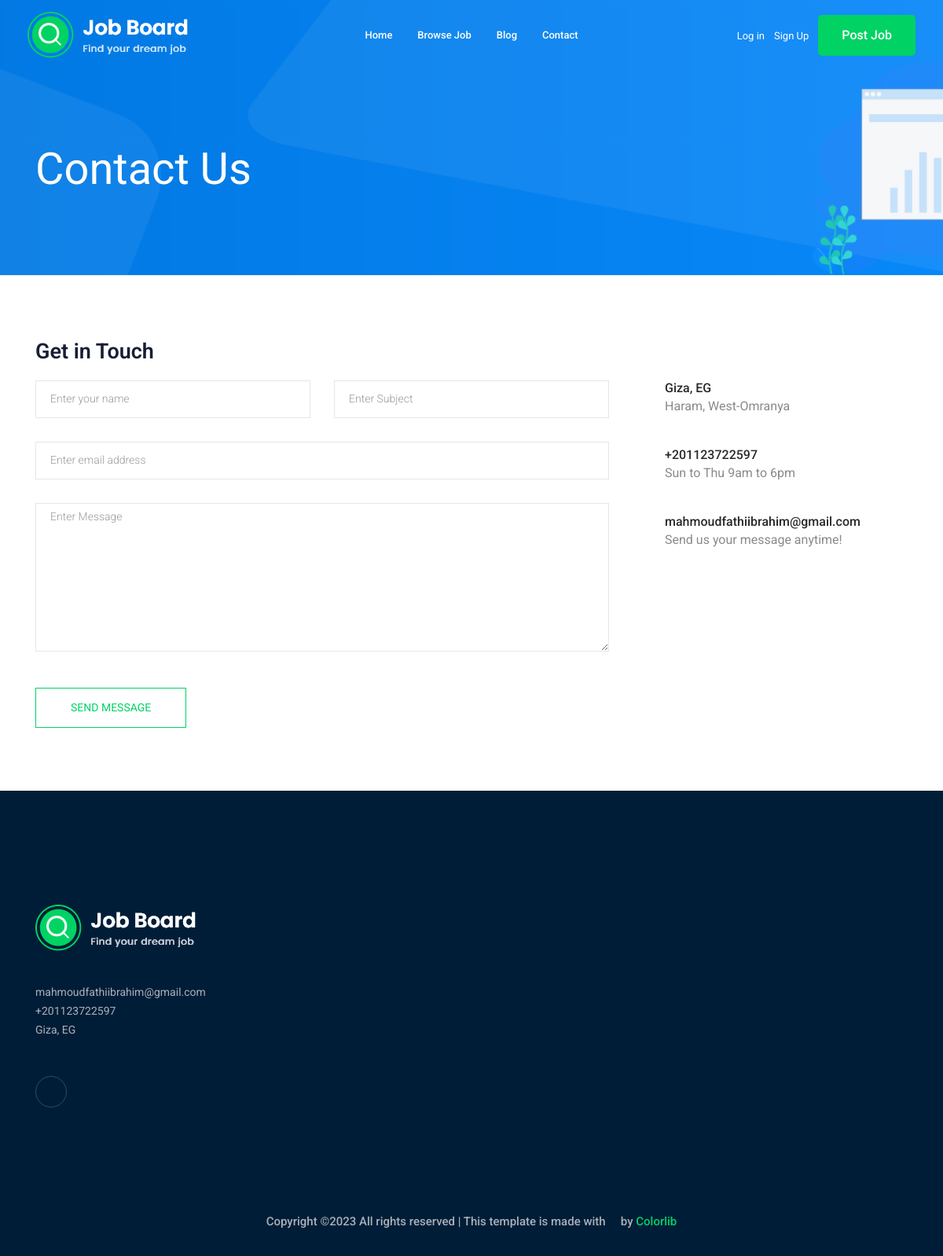
Page /contact/ on the committed database.
### contact/models.py (models this page shows, shortened)
class Info(models.Model):
    place = models.CharField(max_length=50)
    phone_number = PhoneNumberField(region='EG')
    email = models.EmailField(max_length=100)

### contact/views.py (the view, shortened to what this page needs)
# urls.py: path('', views.contact, name='contact_us'),
def contact(request):
    my_info = Info.objects.first()
    context = {'info': my_info}
    return render(request, 'contact/contact.html', context)

### contact/context_processors.py (called while the page is built)
def my_info(request):
    info = Info.objects.first()
    context = {'info': info}
    return context

### templates/contact/contact.html (shortened to what this page needs)
<!doctype html>
{% extends 'base.html' %}
{% load static %}
    {% block post_button %}
        <a class="boxed-btn3" href="{% url 'jobs:add_job' %}">Post Job</a>
    {% endblock post_button %}
{% block body %}
    <div class="bradcam_area bradcam_bg_1">
        <div class="container">
            <div class="row">
                <div class="col-xl-12">
                    <div class="bradcam_text">
                        <h3>Contact Us</h3>
                    </div>
                </div>
            </div>
        </div>
    </div>
<body>
  <section class="contact-section section_padding">
    <div class="container">
      <div class="row">
        <div class="col-12">
          <h2 class="contact-title">Get in Touch</h2>
        </div>
        <div class="col-lg-8">
          <form class="form-contact contact_form" method="post"  >
            <div class="row">
                <div class="col-sm-6">
                    <div class="form-group">
                        <input class="form-control" name="name" id="name" type="text" onfocus="this.placeholder = ''" onblur="this.placeholder = 'Enter your name'" placeholder = 'Enter your name' required>
                    </div>
                </div>
                <div class="col-6">
                    <div class="form-group">
                        <input class="form-control" name="subject" id="subject" type="text" onfocus="this.placeholder = ''" onblur="this.placeholder = 'Enter Subject'" placeholder = 'Enter Subject' required>
                    </div>
                </div>
                <div class="col-sm-12">
                    <div class="form-group">
                      <input class="form-control" name="email" id="email" type="email" onfocus="this.placeholder = ''" onblur="this.placeholder = 'Enter email address'" placeholder = 'Enter email address' required>
                    </div>
                </div>
                <div class="col-12">
                    <div class="form-group">
                        <textarea class="form-control w-100" name="message" id="message" cols="30" rows="9" onfocus="this.placeholder = ''" onblur="this.placeholder = 'Enter Message'" placeholder = 'Enter Message' required></textarea>
                    </div>
                </div>
            </div>
            <div class="form-group mt-3">
              <button type="submit" class="button button-contactForm btn_4 boxed-btn">Send Message</button>
            </div>
          </form>
        </div>
        <div class="col-lg-4">
          <div class="media contact-info">
            <span class="contact-info__icon"><i class="ti-home"></i></span>
            <div class="media-body">
              <h3>{{info.place}}</h3>
              <p>Haram, West-Omranya</p>
            </div>
          </div>
          <div class="media contact-info">
            <span class="contact-info__icon"><i class="ti-tablet"></i></span>
            <div class="media-body">
              <h3>{{info.phone_number}}</h3>
              <p>Sun to Thu 9am to 6pm</p>
            </div>
          </div>
          <div class="media contact-info">
            <span class="contact-info__icon"><i class="ti-email"></i></span>
            <div class="media-body">
              <h3>{{info.email}}</h3>
              <p>Send us your message anytime!</p>
            </div>
          </div>
        </div>
      </div>
    </div>
  </section>
</body>
{% endblock body %}

### templates/base.html (shortened to what this page needs)
<!doctype html>
{% load static %}
<html class="no-js" lang="zxx">
<head>
    <link rel="stylesheet" href="{% static 'css/bootstrap.min.css' %}">
    <link rel="stylesheet" href="{% static 'css/owl.carousel.min.css' %}">
    <link rel="stylesheet" href="{% static 'css/magnific-popup.css' %}">
    <link rel="stylesheet" href="{% static 'css/font-awesome.min.css' %}">
    <link rel="stylesheet" href="{% static 'css/themify-icons.css' %}">
    <link rel="stylesheet" href="{% static 'css/nice-select.css' %}">
    <link rel="stylesheet" href="{% static 'css/flaticon.css' %}">
    <link rel="stylesheet" href="{% static 'css/jquery-ui.css' %}">
    <link rel="stylesheet" href="{% static 'css/gijgo.css' %}">
    <link rel="stylesheet" href="{% static 'css/animate.min.css' %}">
    <link rel="stylesheet" href="{% static 'css/slicknav.css' %}">
    <link rel="stylesheet" href="{% static 'css/style.css' %}">
</head>
<body>
    <header>
        <div class="header-area ">
            <div id="sticky-header" class="main-header-area">
                <div class="container-fluid ">
                    <div class="header_bottom_border">
                        <div class="row align-items-center">
                            <div class="col-xl-3 col-lg-2">
                                <div class="logo">
                                    <a href="{% url 'home:index' %}">
                                        <img src="{% static 'img/logo.png' %}" alt="">
                                    </a>
                                </div>
                            </div>
                            <div class="col-xl-6 col-lg-7">
                                <div class="main-menu  d-none d-lg-block">
                                    <nav>
                                        <ul id="navigation">
                                            <li><a href="{% url 'home:index' %}">home</a></li>
                                            <li><a href="{% url 'jobs:job_list' %}">Browse Job</a></li>
                                            <li><a href="{% url 'blog:blogs' %}">blog</a></li>
                                            <li><a href="{% url 'contact:contact_us' %}">Contact</a></li>
                                        </ul>
                                    </nav>
                                </div>
                            </div>
                            <div class="col-xl-3 col-lg-3 d-none d-lg-block">
                                <div class="Appointment">
                                    {% if request.user.is_authenticated %}
                                    <div class="col-xl-6 col-lg-7">
                                        <div class="main-menu  d-none d-lg-block">
                                            <nav>
                                                <ul id="navigation_profile">
                                                 <li><a href="#">Profile <i class="ti-angle-down"></i></a>
                                                        <ul class="submenu">
                                                            <li><a href="{% url 'accounts:profile' request.user.profile.slug %}">View Profile</a></li>
                                                            <li><a href="{% url 'logout' %}">Logout</a></li>
                                                        </ul>
                                                 </li>
                                                </ul>
                                            </nav>
                                        </div>
                                    </div>
                                    {% else %}
                                        <div class="phone_num d-none d-xl-block">
                                            <a href="{% url 'login' %}">Log in</a>
                                        </div>
                                        <div class="phone_num d-none d-xl-block">
                                            <a href="{% url 'accounts:signup' %}">Sign Up</a>
                                        </div>
                                    {% endif %}
                                    <div class="d-none d-lg-block">
                                        {% block post_button %}
                                        {% endblock post_button %}
                                    </div>
                                </div>
                            </div>
                            <div class="col-12">
                            </div>
                        </div>
                    </div>
                </div>
            </div>
        </div>
    </header>
    {% block body %}
    {% endblock body %}
    <footer class="footer">
        <div class="footer_top">
            <div class="container">
                <div class="row">
                    <div class="col-xl-3 col-md-6 col-lg-3">
                        <div class="footer_widget wow fadeInUp" data-wow-duration="1s" data-wow-delay=".3s">
                            <div class="footer_logo">
                                <a href="{% url 'jobs:job_list' %}">
                                    <img src="{% static 'img/logo.png' %}" alt="">
                                </a>
                            </div>
                            <p>
                                {{info.email}} <br>
                                {{info.phone_number}} <br>
                                {{info.place}}
                            </p>
                            <div class="socail_links">
                                <ul>
                                    <li>
                                        <a href="https://www.facebook.com/xenammm" target="_blank">
                                            <i class="ti-facebook"></i>
                                        </a>
                                    </li>
                                </ul>
                            </div>
                        </div>
                    </div>
                </div>
            </div>
        </div>
        <div class="copy-right_text wow fadeInUp" data-wow-duration="1.4s" data-wow-delay=".3s">
            <div class="container">
                <div class="row">
                    <div class="col-xl-12">
                        <p class="copy_right text-center">
Copyright &copy;<script>document.write(new Date().getFullYear());</script> All rights reserved | This template is made with <i class="fa fa-heart-o" aria-hidden="true"></i> by <a href="https://colorlib.com" target="_blank">Colorlib</a>
                        </p>
                    </div>
                </div>
            </div>
        </div>
    </footer>
</body>
</html>

### rows in the picture
Info: place "Giza, EG", phone_number "+201123722597", email "mahmoudfathiibrahim@gmail.com"
